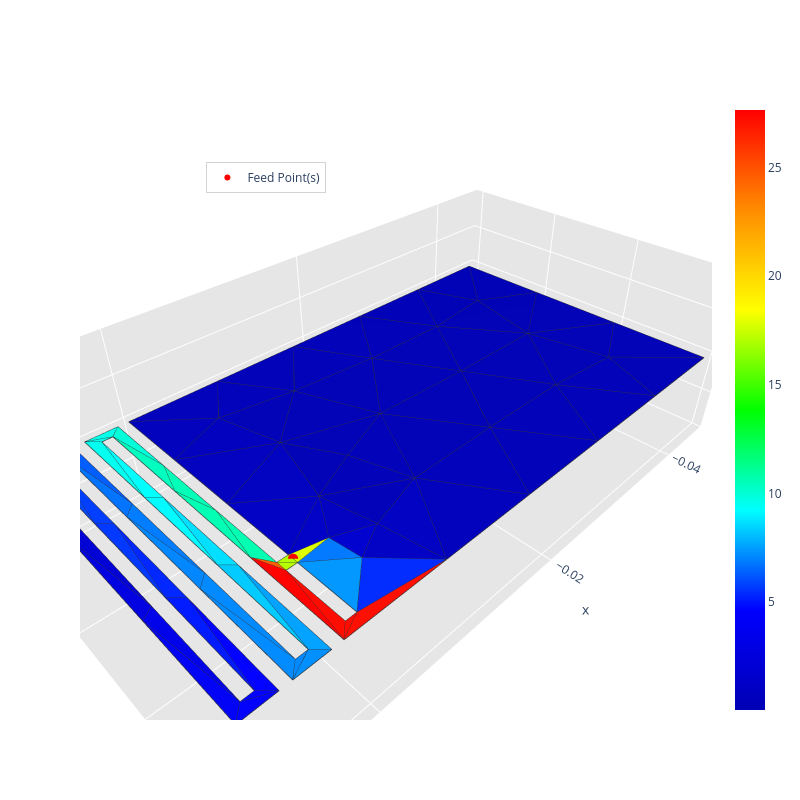
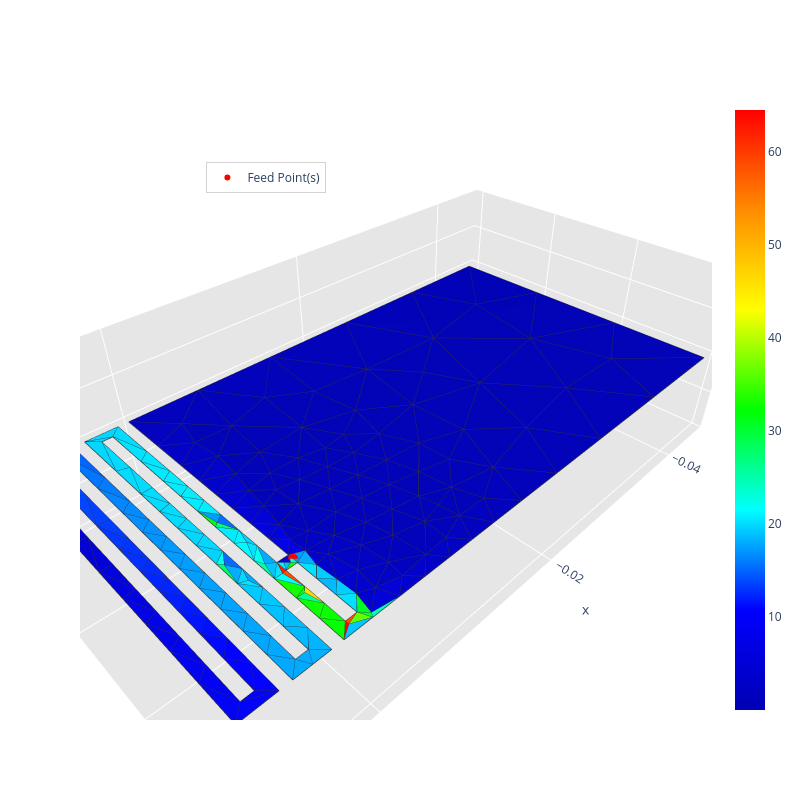
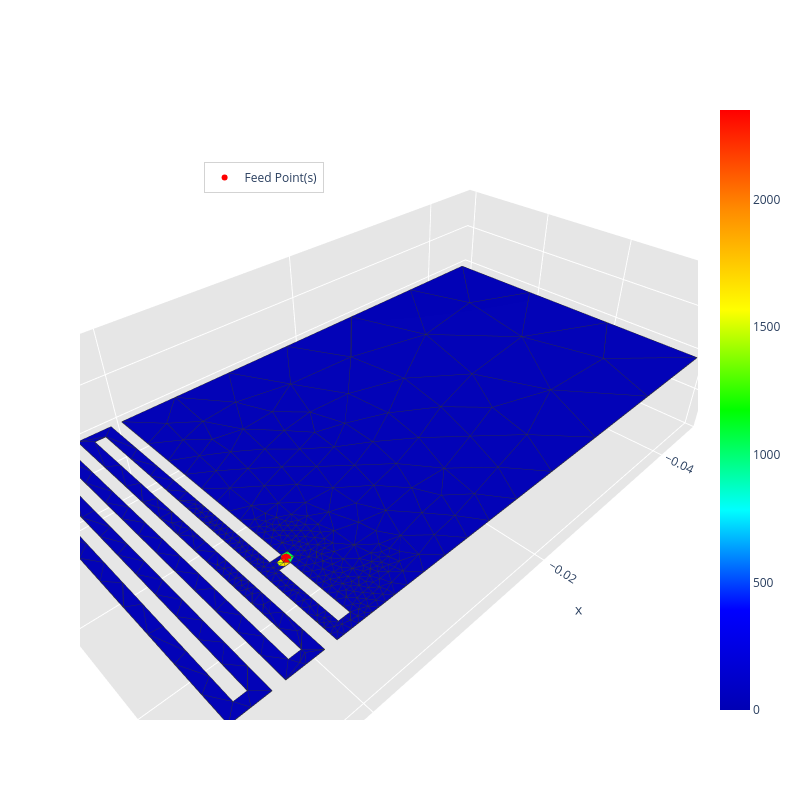
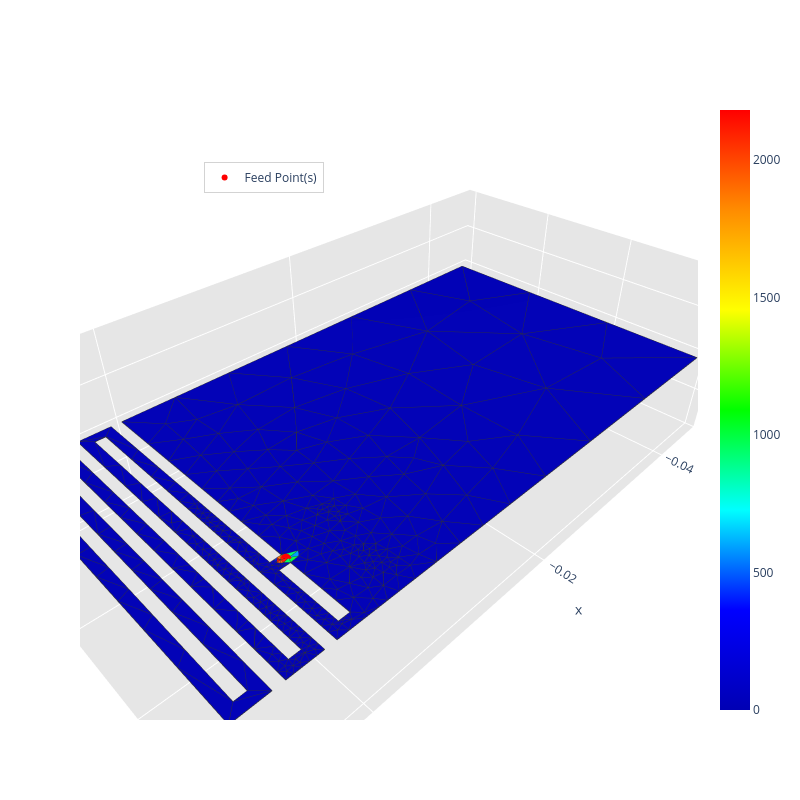

Here is the notebook cell these charts were saved with, in order:
### Code cell
run_radiation_refinement(config, grid_points, radius_vicinity, path, frequency, feed_point)

### Figure 1 — Plotly figure (JSON) as saved in the notebook; plotly's stock layout.template omitted (floating-point values rounded to 4 significant figures; data arrays with more than 128 entries replaced by an {"elided": "..."} marker saying what was removed)
{"data": [{"facecolor": ["rgb(0, 0, 189)", "rgb(0, 0, 181)", "rgb(0, 0, 191)", "rgb(0, 0, 181)", "rgb(0, 0, 194)", "rgb(0, 0, 186)", "rgb(0, 0, 183)", "rgb(0, 0, 181)", "rgb(0, 0, 193)", "rgb(0, 0, 181)", "rgb(0, 0, 181)", "rgb(0, 0, 181)", "rgb(0, 0, 184)", "rgb(0, 0, 182)", "rgb(0, 0, 183)", "rgb(0, 0, 182)", "rgb(0, 0, 182)", "rgb(0, 0, 182)", "rgb(0, 0, 181)", "rgb(0, 0, 185)", "rgb(0, 0, 181)", "rgb(0, 0, 188)", "rgb(0, 0, 183)", "rgb(0, 0, 180)", "rgb(0, 0, 181)", "rgb(0, 0, 183)", "rgb(0, 0, 185)", "rgb(0, 0, 181)", "rgb(0, 0, 180)", "rgb(0, 0, 180)", "rgb(0, 0, 181)", "rgb(0, 0, 181)", "rgb(0, 0, 181)", "rgb(0, 0, 196)", "rgb(0, 0, 181)", "rgb(0, 0, 187)", "rgb(0, 0, 183)", "rgb(0, 0, 182)", "rgb(0, 0, 194)", "rgb(0, 0, 182)", "rgb(0, 0, 180)", "rgb(0, 0, 180)", "rgb(0, 0, 182)", "rgb(0, 0, 190)", "rgb(0, 0, 180)", "rgb(0, 0, 181)", "rgb(0, 0, 180)", "rgb(0, 119, 255)", "rgb(0, 0, 204)", "rgb(255, 10, 0)", "rgb(218, 255, 0)", "rgb(0, 255, 230)", "rgb(0, 141, 255)", "rgb(0, 134, 255)", "rgb(0, 255, 237)", "rgb(0, 67, 255)", "rgb(0, 75, 255)", "rgb(0, 0, 251)", "rgb(0, 0, 248)", "rgb(180, 255, 0)", "rgb(175, 255, 0)", "rgb(0, 149, 255)", "rgb(255, 89, 0)", "rgb(255, 9, 0)", "rgb(255, 0, 0)", "rgb(0, 255, 174)", "rgb(255, 13, 0)", "rgb(0, 255, 214)", "rgb(0, 255, 189)", "rgb(0, 255, 236)", "rgb(0, 255, 250)", "rgb(0, 160, 255)", "rgb(0, 137, 255)", "rgb(0, 91, 255)", "rgb(0, 113, 255)", "rgb(0, 68, 255)", "rgb(0, 60, 255)", "rgb(0, 0, 254)", "rgb(0, 0, 242)", "rgb(0, 0, 203)", "rgb(0, 0, 230)", "rgb(0, 24, 255)", "rgb(0, 135, 255)", "rgb(0, 200, 255)", "rgb(0, 122, 255)", "rgb(0, 132, 255)", "rgb(0, 248, 255)", "rgb(0, 220, 255)", "rgb(0, 0, 223)", "rgb(0, 0, 210)", "rgb(0, 255, 181)", "rgb(0, 255, 177)", "rgb(0, 53, 255)", "rgb(0, 36, 255)", "rgb(0, 0, 185)", "rgb(0, 42, 255)"], "i": [55, 70, 54, 62, 54, 59, 57, 61, 59, 67, 66, 64, 72, 57, 58, 30, 31, 30, 68, 64, 65, 55, 29, 33, 66, 64, 28, 67, 4, 32, 67, 56, 6, 60, 66, 5, 61, 60, 63, 64, 68, 70, 62, 60, 70, 31, 33, 0, 69, 26, 3, 24, 11, 22, 9, 12, 21, 18, 15, 0, 2, 0, 1, 26, 7, 34, 7, 8, 52, 9, 51, 23, 22, 12, 48, 13, 47, 19, 42, 44, 42, 41, 38, 37, 39, 49, 36, 50, 42, 43, 35, 53, 40, 46, 16, 27], "j": [67, 71, 67, 71, 60, 64, 65, 71, 73, 76, 71, 66, 76, 62, 65, 61, 68, 68, 71, 65, 71, 76, 72, 70, 72, 73, 76, 72, 74, 75, 77, 74, 75, 69, 77, 76, 72, 77, 73, 77, 75, 74, 74, 73, 75, 75, 74, 69, 73, 27, 69, 25, 23, 23, 24, 13, 12, 19, 18, 1, 3, 63, 34, 7, 34, 53, 27, 25, 35, 51, 9, 37, 11, 21, 39, 47, 13, 41, 18, 43, 45, 19, 49, 23, 48, 38, 50, 36, 43, 44, 52, 34, 46, 40, 17, 63], "k": [54, 68, 60, 70, 3, 58, 62, 66, 64, 72, 65, 65, 28, 56, 57, 29, 30, 61, 61, 58, 62, 67, 28, 32, 61, 60, 5, 66, 33, 6, 60, 4, 31, 3, 67, 55, 29, 64, 59, 66, 70, 62, 56, 69, 32, 68, 70, 63, 63, 7, 0, 8, 10, 11, 8, 20, 20, 14, 14, 2, 0, 27, 2, 1, 1, 2, 59, 52, 8, 24, 36, 10, 38, 48, 12, 20, 40, 14, 15, 16, 18, 46, 22, 50, 49, 39, 51, 37, 45, 45, 53, 35, 47, 41, 44, 59], "name": "", "type": "mesh3d", "x": [0.0, 0.001, 0.001, 0.0, -0.045, 0.0, -0.045, 0.002, 0.002, 0.003, 0.003, 0.006, 0.006, 0.007, 0.007, 0.01, 0.01, 0.009, 0.009, 0.008, 0.008, 0.005, 0.005, 0.004, 0.004, 0.001, 0.001, 0.0, -0.009, -0.018, -0.027, -0.036, -0.045, -0.045, 0.002, 0.002, 0.003, 0.003, 0.006, 0.006, 0.007, 0.007, 0.01, 0.01, 0.009, 0.009, 0.008, 0.008, 0.005, 0.005, 0.004, 0.004, 0.001, 0.001, 0.0, 0.0, -0.0356, -0.0262, -0.0168, -0.0074, -0.005389, -0.02197, -0.03078, -0.003431, -0.01204, -0.02135, -0.01613, -0.007412, -0.0312, -0.003054, -0.03673, -0.02638, -0.01304, -0.006464, -0.03849, -0.03873, -0.005769, -0.01023], "y": [0.023, 0.023, 0.022, 0.022, 0.03, 0.0, 0.0, 0.03, 0.001, 0.001, 0.03, 0.03, 0.001, 0.001, 0.03, 0.03, 4.337e-19, 4.337e-19, 0.029, 0.029, 4.337e-19, 4.337e-19, 0.029, 0.029, 4.337e-19, 4.337e-19, 0.029, 0.029, 0.0, 0.0, 0.0, 0.0, 0.01, 0.02, 0.02033, 0.01067, 0.01067, 0.02033, 0.02033, 0.01067, 0.01067, 0.02033, 0.02, 0.01, 0.009667, 0.01933, 0.01933, 0.009667, 0.009667, 0.01933, 0.01933, 0.009667, 0.007333, 0.01467, 0.01467, 0.007333, 0.03, 0.03, 0.03, 0.03, 0.01886, 0.007185, 0.02259, 0.02578, 0.02254, 0.02247, 0.01442, 0.01156, 0.007356, 0.02271, 0.01496, 0.01485, 0.006328, 0.02413, 0.02336, 0.006543, 0.005004, 0.01673], "z": [0.0, 0.0, 0.0, 0.0, 0.0, 0.0, 0.0, 0.0, 0.0, 0.0, 0.0, 0.0, 0.0, 0.0, 0.0, 0.0, 0.0, 0.0, 0.0, 0.0, 0.0, 0.0, 0.0, 0.0, 0.0, 0.0, 0.0, 0.0, 0.0, 0.0, 0.0, 0.0, 0.0, 0.0, 0.0, 0.0, 0.0, 0.0, 0.0, 0.0, 0.0, 0.0, 0.0, 0.0, 0.0, 0.0, 0.0, 0.0, 0.0, 0.0, 0.0, 0.0, 0.0, 0.0, 0.0, 0.0, 0.0, 0.0, 0.0, 0.0, 0.0, 0.0, 0.0, 0.0, 0.0, 0.0, 0.0, 0.0, 0.0, 0.0, 0.0, 0.0, 0.0, 0.0, 0.0, 0.0, 0.0, 0.0]}, {"line": {"color": "rgb(50, 50, 50)", "width": 1.5}, "mode": "lines", "showlegend": false, "type": "scatter3d", "x": {"elided": "480 float values"}, "y": {"elided": "480 float values"}, "z": {"elided": "480 int values"}}, {"hoverinfo": "none", "marker": {"color": [0.01574, 27.66], "colorscale": [[0, "rgb(0, 0, 180)"], [0.1667, "rgb(0, 0, 255)"], [0.3333, "rgb(0, 255, 255)"], [0.5, "rgb(0, 255, 0)"], [0.6667, "rgb(255, 255, 0)"], [0.8333, "rgb(255, 140, 0)"], [1, "rgb(255, 0, 0)"]], "showscale": true, "size": 0.1}, "mode": "markers", "showlegend": false, "type": "scatter3d", "x": [0.0], "y": [0.023], "z": [0.0]}, {"marker": {"color": "red", "size": 6, "symbol": "circle"}, "mode": "markers+text", "name": "Feed Point(s)", "type": "scatter3d", "x": [0.0], "y": [0.0225], "z": [0.0]}], "layout": {"height": 800, "legend": {"bgcolor": "rgba(255,255,255,0.7)", "bordercolor": "lightgray", "borderwidth": 1, "x": 0.2, "xanchor": "left", "y": 0.9, "yanchor": "top"}, "scene": {"aspectratio": {"x": 1, "y": 0.5455, "z": 0.3}, "camera": {"eye": {"x": 0.65, "y": 0.65, "z": 0.65}}, "xaxis": {"backgroundcolor": "rgb(230, 230, 230)", "gridcolor": "rgb(255, 255, 255)", "showbackground": true, "zerolinecolor": "rgb(255, 255, 255)"}, "yaxis": {"backgroundcolor": "rgb(230, 230, 230)", "gridcolor": "rgb(255, 255, 255)", "showbackground": true, "zerolinecolor": "rgb(255, 255, 255)"}, "zaxis": {"backgroundcolor": "rgb(230, 230, 230)", "gridcolor": "rgb(255, 255, 255)", "showbackground": true, "zerolinecolor": "rgb(255, 255, 255)"}}, "title": {"text": ""}, "width": 800}}

### Figure 2 — Plotly figure (JSON) as saved in the notebook; plotly's stock layout.template omitted (floating-point values rounded to 4 significant figures; data arrays with more than 128 entries replaced by an {"elided": "..."} marker saying what was removed)
{"data": [{"facecolor": {"elided": "299 str values"}, "i": {"elided": "299 int values"}, "j": {"elided": "299 int values"}, "k": {"elided": "299 int values"}, "name": "", "type": "mesh3d", "x": {"elided": "220 float values"}, "y": {"elided": "220 float values"}, "z": {"elided": "220 float values"}}, {"line": {"color": "rgb(50, 50, 50)", "width": 1.5}, "mode": "lines", "showlegend": false, "type": "scatter3d", "x": {"elided": "1495 float values"}, "y": {"elided": "1495 float values"}, "z": {"elided": "1495 int values"}}, {"hoverinfo": "none", "marker": {"color": [0.02621, 64.51], "colorscale": [[0, "rgb(0, 0, 180)"], [0.1667, "rgb(0, 0, 255)"], [0.3333, "rgb(0, 255, 255)"], [0.5, "rgb(0, 255, 0)"], [0.6667, "rgb(255, 255, 0)"], [0.8333, "rgb(255, 140, 0)"], [1, "rgb(255, 0, 0)"]], "showscale": true, "size": 0.1}, "mode": "markers", "showlegend": false, "type": "scatter3d", "x": [0.002], "y": [0.03], "z": [0.0]}, {"marker": {"color": "red", "size": 6, "symbol": "circle"}, "mode": "markers+text", "name": "Feed Point(s)", "type": "scatter3d", "x": [0.0], "y": [0.0225], "z": [0.0]}], "layout": {"height": 800, "legend": {"bgcolor": "rgba(255,255,255,0.7)", "bordercolor": "lightgray", "borderwidth": 1, "x": 0.2, "xanchor": "left", "y": 0.9, "yanchor": "top"}, "scene": {"aspectratio": {"x": 1, "y": 0.5455, "z": 0.3}, "camera": {"eye": {"x": 0.65, "y": 0.65, "z": 0.65}}, "xaxis": {"backgroundcolor": "rgb(230, 230, 230)", "gridcolor": "rgb(255, 255, 255)", "showbackground": true, "zerolinecolor": "rgb(255, 255, 255)"}, "yaxis": {"backgroundcolor": "rgb(230, 230, 230)", "gridcolor": "rgb(255, 255, 255)", "showbackground": true, "zerolinecolor": "rgb(255, 255, 255)"}, "zaxis": {"backgroundcolor": "rgb(230, 230, 230)", "gridcolor": "rgb(255, 255, 255)", "showbackground": true, "zerolinecolor": "rgb(255, 255, 255)"}}, "title": {"text": ""}, "width": 800}}

### Figure 3 — Plotly figure (JSON) as saved in the notebook; plotly's stock layout.template omitted (floating-point values rounded to 4 significant figures; data arrays with more than 128 entries replaced by an {"elided": "..."} marker saying what was removed)
{"data": [{"facecolor": {"elided": "712 str values"}, "i": {"elided": "712 int values"}, "j": {"elided": "712 int values"}, "k": {"elided": "712 int values"}, "name": "", "type": "mesh3d", "x": {"elided": "469 float values"}, "y": {"elided": "469 float values"}, "z": {"elided": "469 float values"}}, {"line": {"color": "rgb(50, 50, 50)", "width": 1.5}, "mode": "lines", "showlegend": false, "type": "scatter3d", "x": {"elided": "3560 float values"}, "y": {"elided": "3560 float values"}, "z": {"elided": "3560 int values"}}, {"hoverinfo": "none", "marker": {"color": [0.002391, 2350.0], "colorscale": [[0, "rgb(0, 0, 180)"], [0.1667, "rgb(0, 0, 255)"], [0.3333, "rgb(0, 255, 255)"], [0.5, "rgb(0, 255, 0)"], [0.6667, "rgb(255, 255, 0)"], [0.8333, "rgb(255, 140, 0)"], [1, "rgb(255, 0, 0)"]], "showscale": true, "size": 0.1}, "mode": "markers", "showlegend": false, "type": "scatter3d", "x": [0.002], "y": [0.03], "z": [0.0]}, {"marker": {"color": "red", "size": 6, "symbol": "circle"}, "mode": "markers+text", "name": "Feed Point(s)", "type": "scatter3d", "x": [0.0], "y": [0.0225], "z": [0.0]}], "layout": {"height": 800, "legend": {"bgcolor": "rgba(255,255,255,0.7)", "bordercolor": "lightgray", "borderwidth": 1, "x": 0.2, "xanchor": "left", "y": 0.9, "yanchor": "top"}, "scene": {"aspectratio": {"x": 1, "y": 0.5455, "z": 0.3}, "camera": {"eye": {"x": 0.65, "y": 0.65, "z": 0.65}}, "xaxis": {"backgroundcolor": "rgb(230, 230, 230)", "gridcolor": "rgb(255, 255, 255)", "showbackground": true, "zerolinecolor": "rgb(255, 255, 255)"}, "yaxis": {"backgroundcolor": "rgb(230, 230, 230)", "gridcolor": "rgb(255, 255, 255)", "showbackground": true, "zerolinecolor": "rgb(255, 255, 255)"}, "zaxis": {"backgroundcolor": "rgb(230, 230, 230)", "gridcolor": "rgb(255, 255, 255)", "showbackground": true, "zerolinecolor": "rgb(255, 255, 255)"}}, "title": {"text": ""}, "width": 800}}

### Figure 4 — Plotly figure (JSON) as saved in the notebook; plotly's stock layout.template omitted (floating-point values rounded to 4 significant figures; data arrays with more than 128 entries replaced by an {"elided": "..."} marker saying what was removed)
{"data": [{"facecolor": {"elided": "659 str values"}, "i": {"elided": "659 int values"}, "j": {"elided": "659 int values"}, "k": {"elided": "659 int values"}, "name": "", "type": "mesh3d", "x": {"elided": "443 float values"}, "y": {"elided": "443 float values"}, "z": {"elided": "443 float values"}}, {"line": {"color": "rgb(50, 50, 50)", "width": 1.5}, "mode": "lines", "showlegend": false, "type": "scatter3d", "x": {"elided": "3295 float values"}, "y": {"elided": "3295 float values"}, "z": {"elided": "3295 int values"}}, {"hoverinfo": "none", "marker": {"color": [0.004521, 2181.0], "colorscale": [[0, "rgb(0, 0, 180)"], [0.1667, "rgb(0, 0, 255)"], [0.3333, "rgb(0, 255, 255)"], [0.5, "rgb(0, 255, 0)"], [0.6667, "rgb(255, 255, 0)"], [0.8333, "rgb(255, 140, 0)"], [1, "rgb(255, 0, 0)"]], "showscale": true, "size": 0.1}, "mode": "markers", "showlegend": false, "type": "scatter3d", "x": [0.002], "y": [0.03], "z": [0.0]}, {"marker": {"color": "red", "size": 6, "symbol": "circle"}, "mode": "markers+text", "name": "Feed Point(s)", "type": "scatter3d", "x": [0.0], "y": [0.0225], "z": [0.0]}], "layout": {"height": 800, "legend": {"bgcolor": "rgba(255,255,255,0.7)", "bordercolor": "lightgray", "borderwidth": 1, "x": 0.2, "xanchor": "left", "y": 0.9, "yanchor": "top"}, "scene": {"aspectratio": {"x": 1, "y": 0.5455, "z": 0.3}, "camera": {"eye": {"x": 0.65, "y": 0.65, "z": 0.65}}, "xaxis": {"backgroundcolor": "rgb(230, 230, 230)", "gridcolor": "rgb(255, 255, 255)", "showbackground": true, "zerolinecolor": "rgb(255, 255, 255)"}, "yaxis": {"backgroundcolor": "rgb(230, 230, 230)", "gridcolor": "rgb(255, 255, 255)", "showbackground": true, "zerolinecolor": "rgb(255, 255, 255)"}, "zaxis": {"backgroundcolor": "rgb(230, 230, 230)", "gridcolor": "rgb(255, 255, 255)", "showbackground": true, "zerolinecolor": "rgb(255, 255, 255)"}}, "title": {"text": ""}, "width": 800}}
